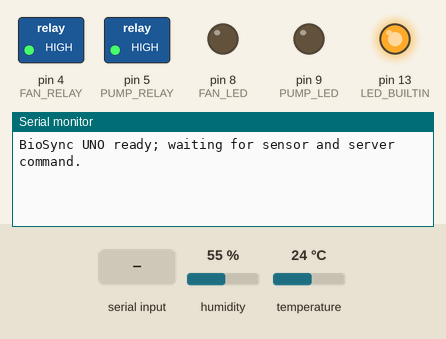
Simulated run of this sketch. Board: Arduino Uno, built with avr-gcc and run on an emulated ATmega328P. On the bench: switched loads named in the sketch (green lamp = pin HIGH), output pins drawn as LEDs (lit = HIGH), the last lines printed to the serial monitor. The test bench sets the inputs (shaded band); at power-on: humidity 55 %, temperature 24 °C.

Above: at 1.2 s.
1.3 s: "MANUAL\n" received over the second serial link
At 1.7 s:
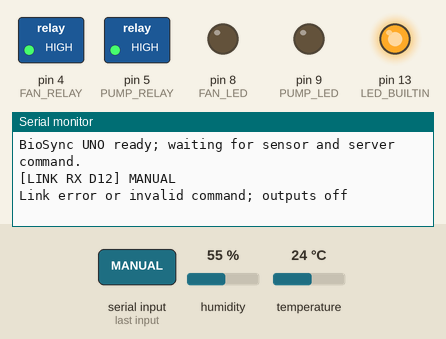
2.8 s: "AUTO\n" received over the second serial link
At 2.99 s:
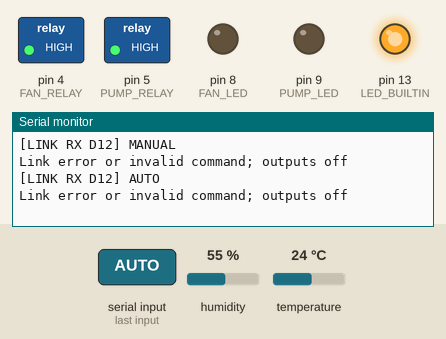
4.5 s: "-\n" received over the second serial link
At 5.3 s:
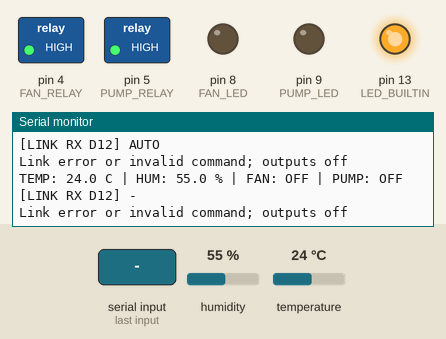

Measured:
- after the input at 1.3 s, the serial monitor: prints a new line at once (image 1)
- after the input at 2.8 s, the serial monitor: prints a new line at once (image 2)
- after the input at 4.5 s, the serial monitor: prints a new line at once (image 3)

The sketch:

uno.ino
```cpp
// Arduino Uno: DHT22 + active-LOW relays + two status LEDs.
#include <DHT.h>
#include <SoftwareSerial.h>
#include "protocol.h"

const byte DHT_PIN = 3;
const byte FAN_RELAY = 4;
const byte PUMP_RELAY = 5;
const byte FAN_LED = 8;
const byte PUMP_LED = 9;
const bool RELAY_ACTIVE_LOW = true; // Verify on the actual relay module.
SoftwareSerial nodeLink(12, 11); // RX from Node D7, TX through divider to Node D6.
DHT dht(DHT_PIN, DHT22);

const unsigned long SENSOR_INTERVAL = 3000UL;
const unsigned long SENSOR_TIMEOUT = 8000UL;
const unsigned long COMMAND_TIMEOUT = 30000UL;
const unsigned long PUMP_MAX_RUN_MS = 10000UL;
const unsigned long PUMP_COOLDOWN_MS = 60000UL;
BioSync::Reading reading = {0, 0};
BioSync::Command command = {false, false, false, false, 24, 28, 70, 85};
BioSync::LineBuffer incoming;
bool sensorValid = false, commandValid = false;
bool fanOn = false, pumpOn = false, pumpCooling = false;
unsigned long lastSample = 0, lastGoodReading = 0, lastCommand = 0;
unsigned long pumpStarted = 0, pumpStopped = 0;

void relay(byte pin, bool on) {
  digitalWrite(pin, RELAY_ACTIVE_LOW ? (on ? LOW : HIGH) : (on ? HIGH : LOW));
}

void applyOutputs(unsigned long now) {
  bool safe = sensorValid && now - lastGoodReading < SENSOR_TIMEOUT
           && commandValid && now - lastCommand < COMMAND_TIMEOUT;
  bool wantFan = false, wantPump = false;
  if (safe) {
    wantFan = command.fanManual ? command.fan
        : (reading.temperature > command.maxTemp || reading.humidity > command.maxHum);
    wantPump = command.pumpManual ? command.pump : reading.humidity < command.minHum;
    if (reading.humidity > command.maxHum) wantPump = false;
  }
  if (pumpOn && now - pumpStarted >= PUMP_MAX_RUN_MS) wantPump = false;
  if (pumpOn && !wantPump) {
    pumpStopped = now;
    pumpCooling = true; // Every stop, including a fault, starts the cooldown.
  }
  if (pumpCooling && now - pumpStopped >= PUMP_COOLDOWN_MS) pumpCooling = false;
  if (pumpCooling) wantPump = false;
  if (!pumpOn && wantPump) pumpStarted = now;
  pumpOn = wantPump;
  fanOn = wantFan;
  relay(FAN_RELAY, fanOn);
  relay(PUMP_RELAY, pumpOn);
  digitalWrite(FAN_LED, fanOn ? HIGH : LOW);
  digitalWrite(PUMP_LED, pumpOn ? HIGH : LOW);
  // Only two external LEDs: use the onboard LED for faults/abnormal readings.
  bool abnormal = safe && (reading.temperature < command.minTemp
                || reading.temperature > command.maxTemp
                || reading.humidity < command.minHum || reading.humidity > command.maxHum);
  digitalWrite(LED_BUILTIN, !safe || abnormal ? HIGH : LOW);
}

unsigned int pumpCooldownRemainingSeconds(unsigned long now) {
  if (!pumpCooling) return 0;
  unsigned long elapsed = now - pumpStopped;
  if (elapsed >= PUMP_COOLDOWN_MS) return 0;
  return (unsigned int)((PUMP_COOLDOWN_MS - elapsed + 999UL) / 1000UL);
}

void setup() {
  // Set the off latch before enabling output mode to avoid an active-LOW pulse.
  relay(FAN_RELAY, false);
  relay(PUMP_RELAY, false);
  pinMode(FAN_RELAY, OUTPUT);
  pinMode(PUMP_RELAY, OUTPUT);
  pinMode(FAN_LED, OUTPUT);
  pinMode(PUMP_LED, OUTPUT);
  pinMode(LED_BUILTIN, OUTPUT);
  Serial.begin(115200);
  nodeLink.begin(9600);
  dht.begin();
  Serial.println(F("BioSync UNO ready; waiting for sensor and server command."));
  applyOutputs(millis());
}

void loop() {
  unsigned long now = millis();
  while (nodeLink.available()) {
    char received = (char)nodeLink.read();
    if (incoming.push(received)) {
      Serial.print(F("[LINK RX D12] "));
      Serial.println(incoming.data);
      BioSync::Command candidate;
      if (BioSync::parseCommand(incoming.data, candidate)) {
        command = candidate;
        commandValid = true;
        lastCommand = millis();
        Serial.println(F("Server command accepted"));
      } else {
        commandValid = false;
        Serial.println(F("Link error or invalid command; outputs off"));
      }
    }
  }
  applyOutputs(millis());
  if (now - lastSample < SENSOR_INTERVAL) return;
  lastSample = now;
  BioSync::Reading candidate = {dht.readTemperature(), dht.readHumidity()};
  sensorValid = BioSync::validReading(candidate);
  if (sensorValid) {
    reading = candidate;
    lastGoodReading = millis();
  }
  applyOutputs(millis());
  nodeLink.print(F("STATE:FAN=")); nodeLink.print(fanOn ? 1 : 0);
  nodeLink.print(F(",PUMP=")); nodeLink.print(pumpOn ? 1 : 0);
  nodeLink.print(F(",PUMP_COOLDOWN="));
  nodeLink.println(pumpCooldownRemainingSeconds(millis()));
  if (!sensorValid) {
    nodeLink.println(F("ERR:SENSOR"));
    Serial.println(F("Sensor fault; fan and pump OFF"));
    return;
  }
  nodeLink.print(F("DATA:TEMP=")); nodeLink.print(reading.temperature, 1);
  nodeLink.print(F(",HUM=")); nodeLink.println(reading.humidity, 1);
  Serial.print(F("TEMP: ")); Serial.print(reading.temperature, 1);
  Serial.print(F(" C | HUM: ")); Serial.print(reading.humidity, 1);
  Serial.print(F(" % | FAN: ")); Serial.print(fanOn ? F("ON") : F("OFF"));
  Serial.print(F(" | PUMP: ")); Serial.println(pumpOn ? F("ON") : F("OFF"));
}
```

protocol.h
```cpp
#pragma once
#include <math.h>
#include <stdlib.h>
#include <string.h>

// Keep the Uno and ESP protocol parsers in sync.
namespace BioSync {
struct Reading { float temperature, humidity; };
struct OutputState { bool fan, pump; unsigned int pumpCooldownSeconds; };
struct Command {
  bool fan, pump;
  bool fanManual, pumpManual;
  float minTemp, maxTemp, minHum, maxHum;
};

inline bool literal(const char *&p, const char *text) {
  size_t n = strlen(text);
  if (strncmp(p, text, n) != 0) return false;
  p += n;
  return true;
}

inline bool number(const char *&p, float &value) {
  const char *start = p;
  if (*p == '-' || *p == '+') ++p;
  bool digit = false;
  while (*p >= '0' && *p <= '9') { digit = true; ++p; }
  if (*p == '.') {
    ++p;
    while (*p >= '0' && *p <= '9') { digit = true; ++p; }
  }
  if (!digit) return false;
  char *end;
  value = strtod(start, &end);
  return end == p && isfinite(value);
}

inline bool validReading(const Reading &r) {
  return isfinite(r.temperature) && isfinite(r.humidity)
      && r.temperature >= -10 && r.temperature <= 60
      && r.humidity >= 0 && r.humidity <= 100
      && !(r.temperature == 0 && r.humidity == 0);
}

inline bool parseReading(const char *p, Reading &result) {
  Reading r;
  if (!literal(p, "DATA:TEMP=") || !number(p, r.temperature)
      || !literal(p, ",HUM=") || !number(p, r.humidity)
      || *p != '\0' || !validReading(r)) return false;
  result = r;
  return true;
}

inline bool parseOutputState(const char *p, OutputState &result) {
  OutputState state;
  if (!literal(p, "STATE:FAN=") || (*p != '0' && *p != '1')) return false;
  state.fan = *p++ == '1';
  if (!literal(p, ",PUMP=") || (*p != '0' && *p != '1')) return false;
  state.pump = *p++ == '1';
  state.pumpCooldownSeconds = 0;
  if (*p != '\0') {
    if (!literal(p, ",PUMP_COOLDOWN=")) return false;
    if (*p < '0' || *p > '9') return false;
    unsigned int cooldownSeconds = 0;
    while (*p >= '0' && *p <= '9') {
      unsigned int digit = (unsigned int)(*p++ - '0');
      if (cooldownSeconds > (60U - digit) / 10U) return false;
      cooldownSeconds = cooldownSeconds * 10U + digit;
    }
    state.pumpCooldownSeconds = cooldownSeconds;
  }
  if (*p != '\0') return false;
  result = state;
  return true;
}

inline bool binary(const char *&p, bool &value) {
  if (*p != '0' && *p != '1') return false;
  value = *p++ == '1';
  return true;
}

inline bool mode(const char *&p, bool &manual) {
  if (strncmp(p, "MANUAL", 6) == 0) { p += 6; manual = true; return true; }
  if (strncmp(p, "AUTO", 4) == 0) { p += 4; manual = false; return true; }
  return false;
}

inline bool parseCommand(const char *p, Command &result) {
  Command c;
  if (!literal(p, "CMD:FAN=") || !binary(p, c.fan)
      || !literal(p, ",PUMP=") || !binary(p, c.pump)
      || !literal(p, ",FAN_MODE=") || !mode(p, c.fanManual)
      || !literal(p, ",PUMP_MODE=") || !mode(p, c.pumpManual)
      || !literal(p, ",MIN_TEMP=") || !number(p, c.minTemp)
      || !literal(p, ",MAX_TEMP=") || !number(p, c.maxTemp)
      || !literal(p, ",MIN_HUM=") || !number(p, c.minHum)
      || !literal(p, ",MAX_HUM=") || !number(p, c.maxHum)
      || *p != '\0') return false;
  if (c.minTemp < -10 || c.maxTemp > 60 || c.minTemp >= c.maxTemp
      || c.minHum < 0 || c.maxHum > 100 || c.minHum >= c.maxHum) return false;
  result = c; // Atomic update only after the entire command is valid.
  return true;
}

// Discard an overlong frame through its newline, never parse a truncated tail.
struct LineBuffer {
  char data[128];
  unsigned char length = 0;
  bool dropping = false;
  bool push(char c) {
    if (c == '\n') {
      bool ready = !dropping && length > 0;
      data[length] = '\0';
      length = 0;
      dropping = false;
      return ready;
    }
    if (c == '\r') return false;
    if (c < 32 || c > 126 || length >= sizeof(data) - 1) dropping = true;
    if (!dropping) data[length++] = c;
    return false;
  }
};
} // namespace BioSync
```
